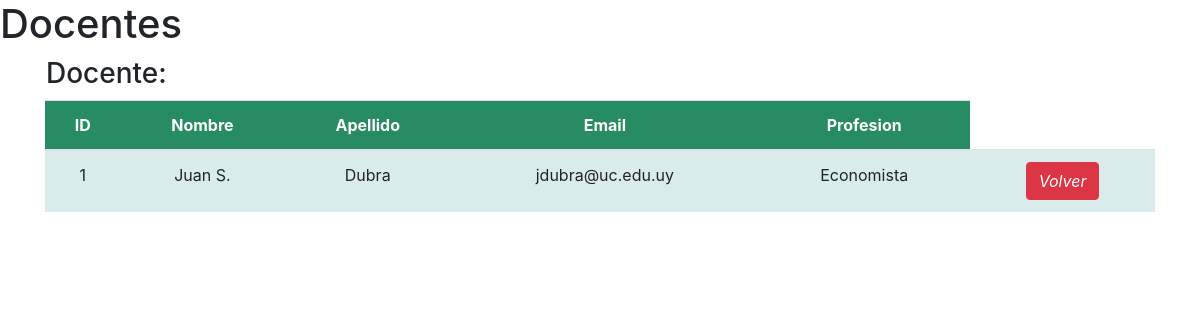
/app/view_docente/1/ (signed in), run on the app's committed database.
### app/models.py (models this page shows, shortened)
class Docente(models.Model):
    nombre = models.CharField(max_length=50)
    apellido = models.CharField(max_length=50)
    email = models.EmailField()
    profesion = models.CharField(max_length=50)

### app/views.py (the view)
# urls.py: path('view_docente/<id_docente>/', viewDocente, name="view_docente"),
@login_required
def viewDocente(request, id_docente):
    docente = Docente.objects.get(id=id_docente)
    return render(request, "app/docente_view.html", {'docente': docente})

### app/templates/app/docente_view.html (shortened to what this page needs)
{% load static %}
<!DOCTYPE html>
<html lang="en">
<head>
  <link rel="stylesheet" href="https://maxcdn.bootstrapcdn.com/bootstrap/4.3.1/css/bootstrap.min.css">
</head>
<h1>Docentes</h1>
<body style="background-image: url('{% static 'app/assets/fondo2.jpg' %}'); background-size: cover; color: dark-grey"></body>
<body>
    <div class="container">
      <table>
          <tr>
              <td><h3>Docente: {{object}}</h3></td>
          </tr>
      </table>
      <table class="table table-striped table-hover">
        <thead class="thead-green">
          <tr>
            <th scope="col">ID</th>
            <th scope="col">Nombre</th>
            <th scope="col">Apellido</th>
            <th scope="col">Email</th>
            <th scope="col">Profesion</th>
          </tr>
        </thead>
        <tbody>
            <tr>
                <td>{{ docente.id }}</td>
                <td>{{ docente.nombre }}</td>
                <td>{{ docente.apellido }}</td>
                <td>{{ docente.email }}</td>
                <td>{{ docente.profesion }}</td>
                <td>
                    <a
                      href="{% url 'docentes'%}"
                      class="btn btn-danger"
                      style="--bs-btn-padding-y: .25rem; --bs-btn-padding-x: .5rem; --bs-btn-font-size: .75rem;"
                      ><i class="fa fa-share fa-sm" title="List Back">Volver</i>
                    </a>
                  </td>
            </tr>
        </tbody>
      </table>
    </div>
  </body>
</body>
  </html>

### app/templates/app/docente_view.html (style rules this page uses)
.container { text-align: center; }
.table-striped tbody tr:nth-of-type(odd) { background-color: rgb(217, 235, 235); }
.thead-green { background-color: rgb(39, 139, 99); color: white; }

### data on the page
Docente: id "1", nombre "Juan S.", apellido "Dubra", email "jdubra@uc.edu.uy", profesion "Economista"
